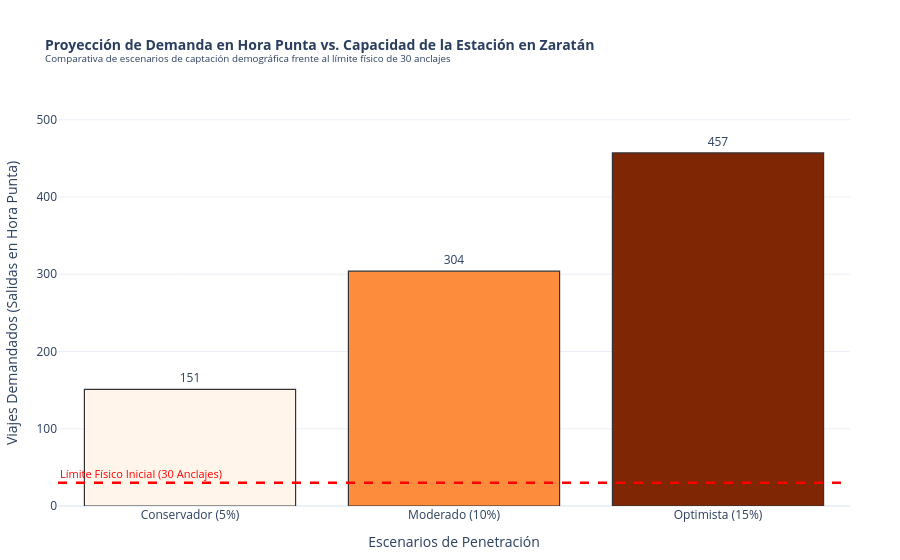

The notebook cell saved with this chart:
### Markdown cell above
**PROYECCIÓN DE VIAJES Y CAPACIDAD PARA EL MUNICIPIO DE ZARATÁN: DEMANDA DIARIA**
- Objetivo: calcular el número de viajes diarios que esta población puede generar potencialmente, y contrastarlo con la capacidad logística calculada previamente, 30 anclajes. 
- Tres escenarios de penetración de mercado sobre el volumen de usuarios: 4358 personas, con una frecuencia de uso de dos viajes diarios por usuario activo (ida y vuelta).

### Code cell
poblacion_objetivo = 4358
viajes_por_usuario = 2
capacidad_estacion_estimada = 30

escenarios_datos = {
    "Escenario": ["Conservador (5%)", "Moderado (10%)", "Optimista (15%)"],
    "Usuarios_Activos": [
        int(poblacion_objetivo * 0.05),
        int(poblacion_objetivo * 0.10),
        int(poblacion_objetivo * 0.15)
    ],
}
df_escenarios = pd.DataFrame(escenarios_datos)

# Proyección de viajes totales generados en día laborable
df_escenarios["Viajes_Diarios_Totales"] = df_escenarios["Usuarios_Activos"] * viajes_por_usuario

# Hora punta de mañana concentra el 35% de las salidas destino Valladolid
df_escenarios["Demanda_Hora_Punta_Salida"] = (df_escenarios["Viajes_Diarios_Totales"] * 0.35).astype(int)

print("--- PROYECCIÓN DE DEMANDA DIARIA Y HORA PUNTA EN ZARATÁN ---")
print(df_escenarios.to_string(index=False))

fig_estres = px.bar(
    df_escenarios,
    x="Escenario",
    y="Demanda_Hora_Punta_Salida",
    title=(
        "<b>Proyección de Demanda en Hora Punta vs. Capacidad de la Estación en Zaratán</b><br>"
        "<sup>Comparativa de escenarios de captación demográfica frente al límite físico de 30 anclajes</sup>"
    ),
    labels={
        "Demanda_Hora_Punta_Salida": "Viajes Demandados (Salidas en Hora Punta)",
        "Escenario": "Escenarios de Penetración"
    },
    color="Demanda_Hora_Punta_Salida",
    color_continuous_scale=px.colors.sequential.Oranges,
    text_auto=True
)

fig_estres.add_hline(
    y=capacidad_estacion_estimada,
    line_dash="dash",
    line_color="red",
    line_width=2.5,
    annotation_text=f"Límite Físico Inicial ({capacidad_estacion_estimada} Anclajes)",
    annotation_position="top left",
    annotation_font=dict(color="red", size=11)
)

fig_estres.update_traces(
    textposition="outside",
    cliponaxis=False,
    marker_line_width=1.2,
    marker_line_color="#333333"
)

fig_estres.update_layout(
    template="plotly_white",
    title_font_size=14,
    coloraxis_showscale=False,
    yaxis=dict(range=[0, df_escenarios["Demanda_Hora_Punta_Salida"].max() * 1.15]),
    margin=dict(l=50, r=50, t=100, b=50)
)

fig_estres.show()

### Figure 1 — Plotly figure (JSON) as saved in the notebook; plotly's stock layout.template omitted (floating-point values rounded to 4 significant figures)
{"data": [{"cliponaxis": false, "hovertemplate": "Escenarios de Penetración=%{x}<br>Viajes Demandados (Salidas en Hora Punta)=%{marker.color}<extra></extra>", "legendgroup": "", "marker": {"color": [151, 304, 457], "coloraxis": "coloraxis", "line": {"color": "#333333", "width": 1.2}, "pattern": {"shape": ""}}, "name": "", "orientation": "v", "showlegend": false, "textposition": "outside", "texttemplate": "%{y}", "type": "bar", "x": ["Conservador (5%)", "Moderado (10%)", "Optimista (15%)"], "xaxis": "x", "y": [151, 304, 457], "yaxis": "y"}], "layout": {"annotations": [{"font": {"color": "red", "size": 11}, "showarrow": false, "text": "Límite Físico Inicial (30 Anclajes)", "x": 0, "xanchor": "left", "xref": "x domain", "y": 30, "yanchor": "bottom", "yref": "y"}], "barmode": "relative", "coloraxis": {"autocolorscale": false, "colorbar": {"title": {"text": "Viajes Demandados (Salidas en Hora Punta)"}}, "colorscale": [[0, "rgb(255,245,235)"], [0.125, "rgb(254,230,206)"], [0.25, "rgb(253,208,162)"], [0.375, "rgb(253,174,107)"], [0.5, "rgb(253,141,60)"], [0.625, "rgb(241,105,19)"], [0.75, "rgb(217,72,1)"], [0.875, "rgb(166,54,3)"], [1, "rgb(127,39,4)"]], "showscale": false}, "legend": {"tracegroupgap": 0}, "margin": {"b": 50, "l": 50, "r": 50, "t": 100}, "shapes": [{"line": {"color": "red", "dash": "dash", "width": 2.5}, "type": "line", "x0": 0, "x1": 1, "xref": "x domain", "y0": 30, "y1": 30, "yref": "y"}], "title": {"font": {"size": 14}, "text": "<b>Proyección de Demanda en Hora Punta vs. Capacidad de la Estación en Zaratán</b><br><sup>Comparativa de escenarios de captación demográfica frente al límite físico de 30 anclajes</sup>"}, "xaxis": {"anchor": "y", "domain": [0, 1], "title": {"text": "Escenarios de Penetración"}}, "yaxis": {"anchor": "x", "domain": [0, 1], "range": [0, 525.5], "title": {"text": "Viajes Demandados (Salidas en Hora Punta)"}}}}
